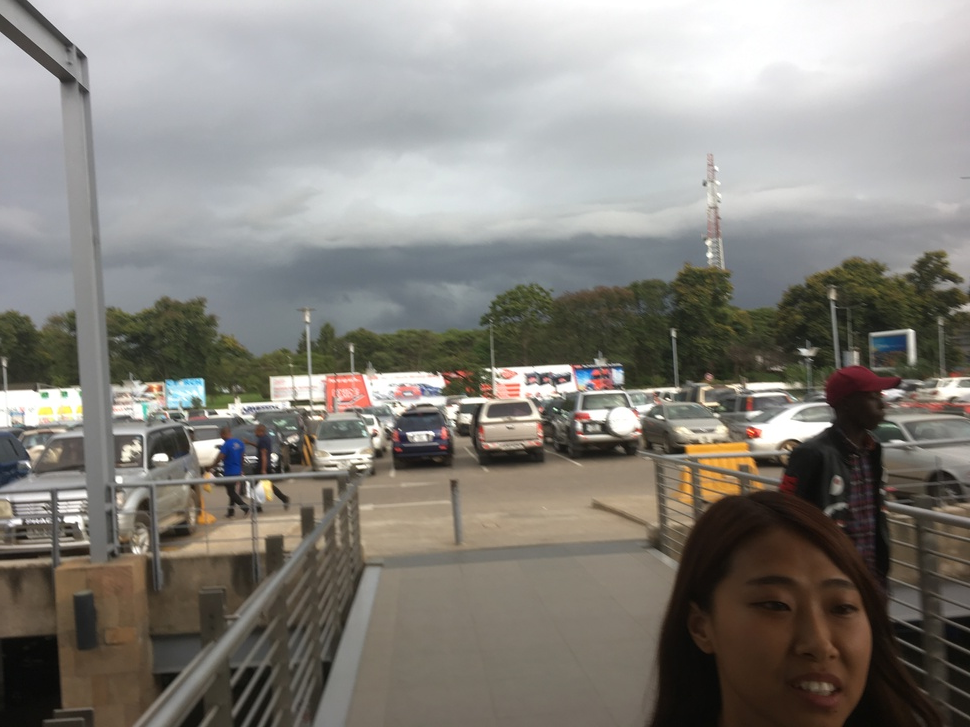
#> input picture Working/AI/human_segmentation/images/겹친사람.JPG, 970 x 727 px, shrunk from 4032 x 3024 before the run
$ python watershed.py
#> lines starting #> are read from the running program, lines starting #| are printed output that depends on the picture; after the words box and inside, x2 and y2 are one past the last pixel; in counts of white or black regions, pixels touching at a corner belong together
#%%
import os
import cv2
import numpy as np
import matplotlib.pyplot as plt
import requests
from PIL import Image

# [6 lines of commented-out code are left out]

# [68 lines left out: function remarking, not called in this run]
    # for i in img:
    #     print(i)
    #%%
    # plt.imshow(img) # cv2.cvtColor(img, cv2.COLOR_BGR2RGB)
# %%
img = cv2.imread('images/겹친사람.JPG')
#> img is the input picture: shape (727, 970, 3); mean B, G, R 124.9, 130.7, 133.9

gray = cv2.cvtColor(img,cv2.COLOR_BGR2GRAY)


ret, thresh = cv2.threshold(gray,0,255,cv2.THRESH_BINARY_INV+cv2.THRESH_OTSU)
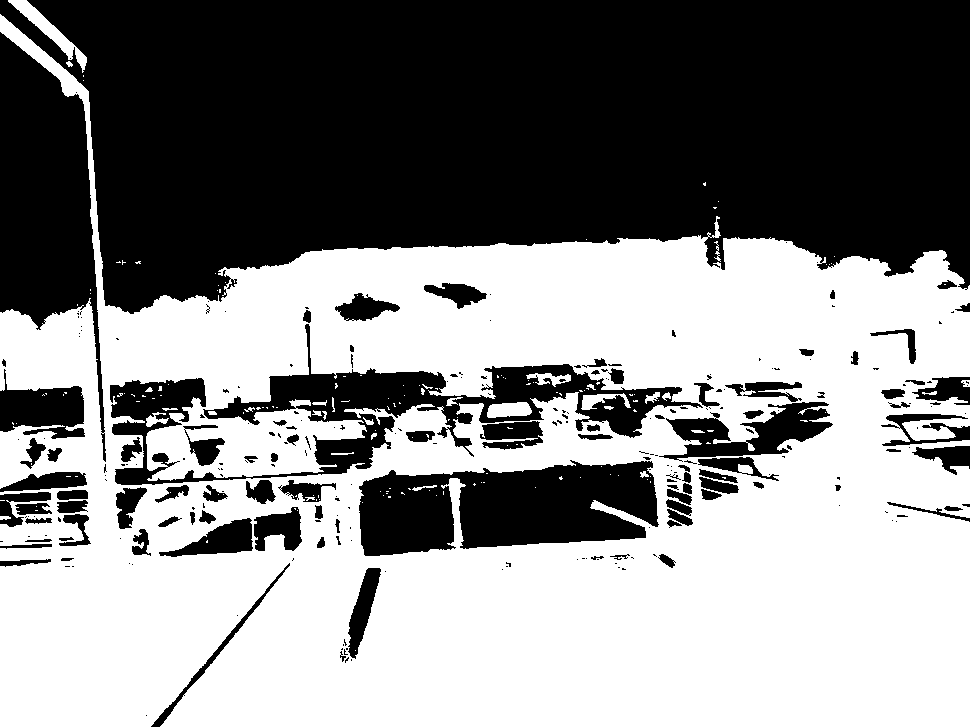
#> thresh: shape (727, 970); 53.2% white; 267 black regions (167 under 20 px), largest, box (x1, y1, x2, y2) and area: (0, 0, 970, 314) 229752, (0, 32, 106, 462) 22706, (110, 324, 703, 485) 21775
#> ret = 134
#%%
for i in thresh:
    print(i)
#> this loop made 727 passes
#| [  0   0   0   0   0   0   0   0 255 255 255 255 255 255 255 255 255 255
#|  255 255 255 255 255 255 255 255 255   0   0   0   0   0   0   0   0   0
#|    0   0   0   0   0   0   0   0   0   0   0   0   0   0   0   0   0   0
#|    0   0   0   0   0   0   0   0   0   0   0   0   0   0   0   0   0   0
#|    0   0   0   0   0   0   0   0   0   0   0   0   0   0   0   0   0   0
#|    0   0   0   0   0   0   0   0   0   0   0   0   0   0   0   0   0   0
#> (further printed lines are left out)
#%%
kernel = np.ones((3,3),np.uint8)
opening = cv2.morphologyEx(thresh,cv2.MORPH_OPEN,kernel,iterations=2)
#> opening: shape (727, 970); 51.9% white; 91 black regions (50 under 20 px), largest, box (x1, y1, x2, y2) and area: (0, 0, 970, 481) 253399, (110, 307, 833, 529) 40807, (359, 451, 659, 556) 21475

sure_bg = cv2.dilate(opening,kernel,iterations=3)
#> sure_bg: shape (727, 970); 57.8% white; 59 black regions (20 under 20 px), largest, box (x1, y1, x2, y2) and area: (0, 0, 970, 309) 224614, (0, 37, 94, 322) 20642, (461, 457, 655, 545) 12036

plt.show()

dist_transform = cv2.distanceTransform(opening,cv2.DIST_L2,5)
ret, sure_fg = cv2.threshold(dist_transform,0.5*dist_transform.max(),255,0)
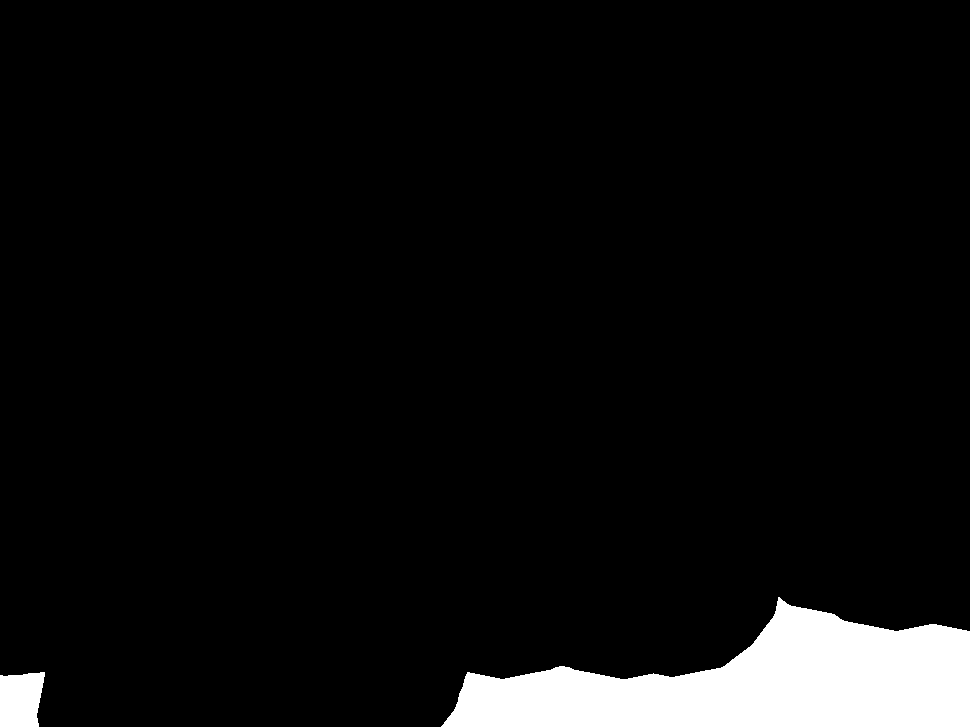
#> sure_fg: shape (727, 970) float32; 5.9% white; 2 white regions, box (x1, y1, x2, y2) and area: (441, 597, 970, 727) 39306, (0, 672, 45, 727) 2139
#> ret = 109.5
sure_fg = np.uint8(sure_fg)

print(ret)

unknown = cv2.subtract(sure_bg, sure_fg)
#> unknown: shape (727, 970); 51.9% white; 61 black regions (20 under 20 px), largest, box (x1, y1, x2, y2) and area: (0, 0, 970, 309) 224614, (441, 597, 970, 727) 39306, (0, 37, 94, 322) 20642

ret, markers = cv2.connectedComponents(sure_fg)
#> markers: shape (727, 970) int32; 3 distinct labels, from 0 to 2
#> ret = 3

markers += 1
#> markers: shape (727, 970) int32; 3 distinct labels, from 1 to 3
markers[unknown == 255] = 0
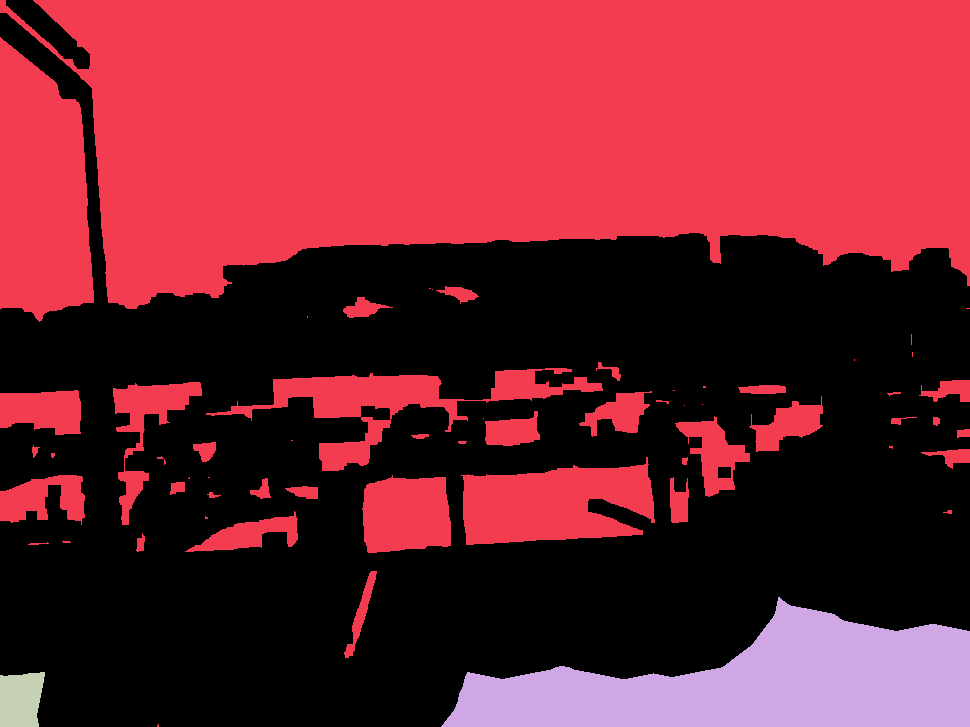
#> markers: shape (727, 970) int32; 4 distinct labels, from 0 to 3; one colour per label, 0 black
plt.imshow(markers)
plt.show

markers = cv2.watershed(img,markers)
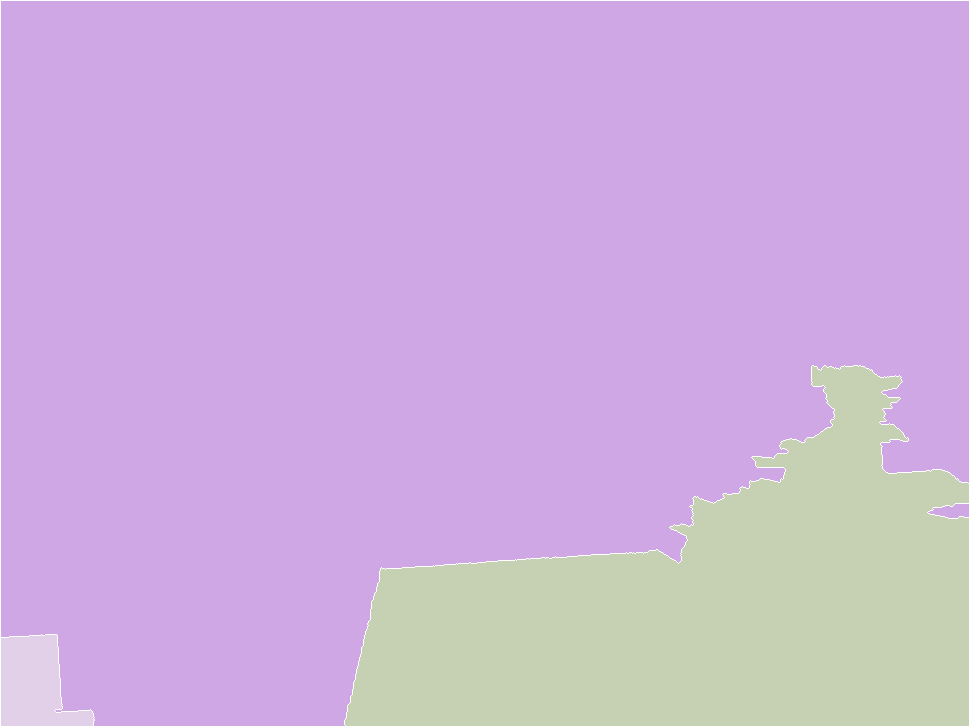
#> markers: shape (727, 970) int32; 4 distinct labels, from -1 to 3; one colour per label, 0 black, -1 white

img[markers == -1] = [255,0,0]
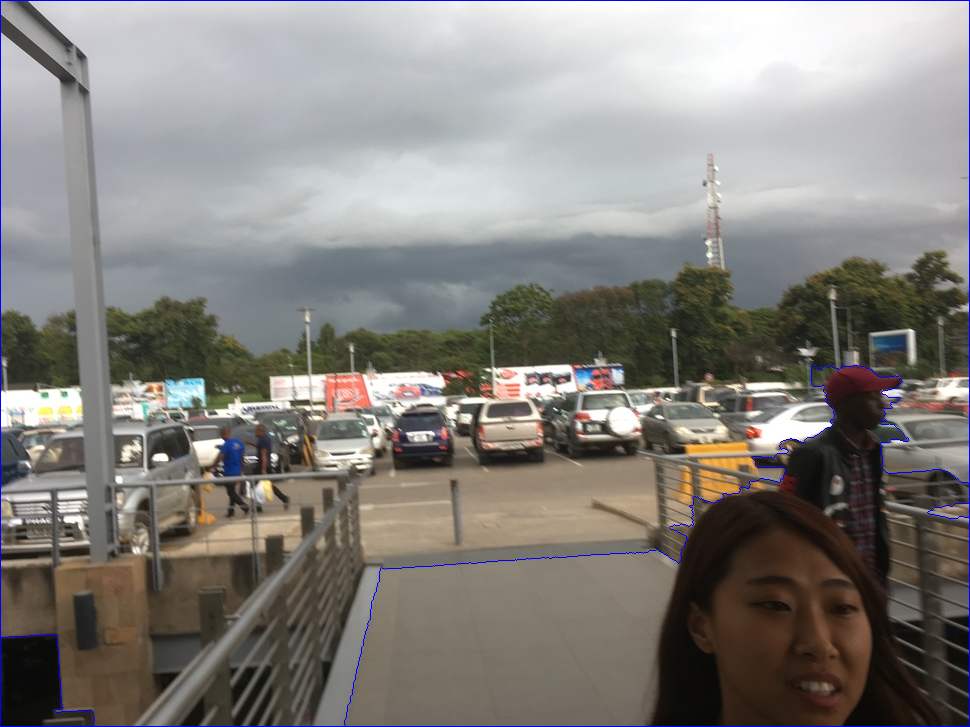
#> img: shape (727, 970, 3); 0.7% of pixels changed, all inside (x1, y1, x2, y2) = (0, 0, 970, 727)

$ run again, with Working/AI/human_segmentation/images/cat_inthe_guitarcase.JPG copied over Working/AI/human_segmentation/images/겹친사람.JPG
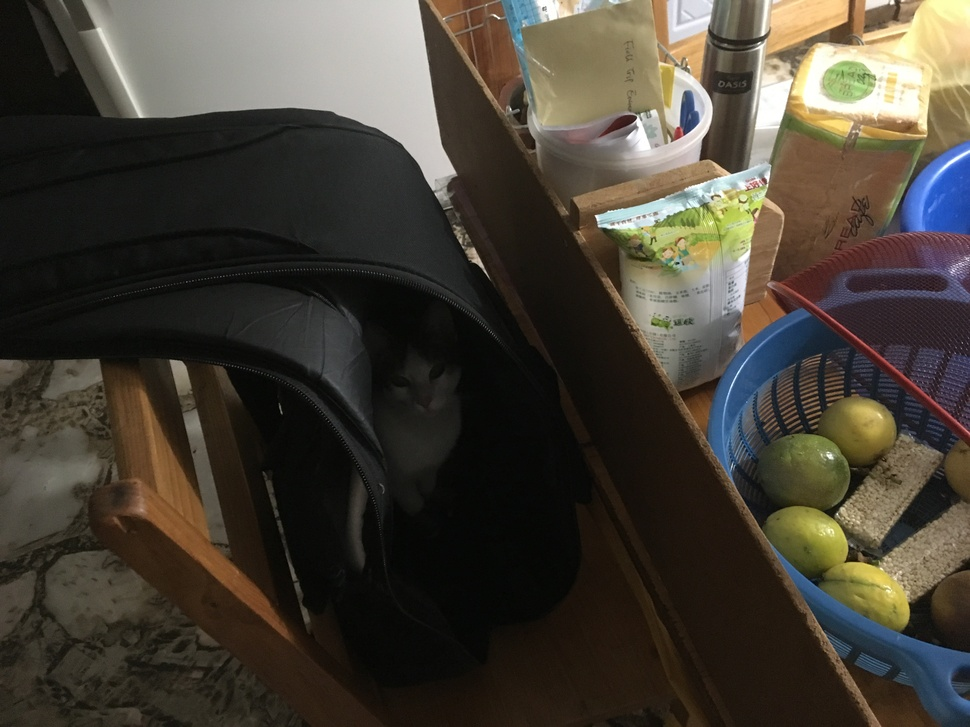
#> input picture Working/AI/human_segmentation/images/cat_inthe_guitarcase.JPG, 970 x 727 px, shrunk from 4032 x 3024 before the run
#> img is the input picture: shape (727, 970, 3); mean B, G, R 53.7, 63.5, 69.2
#> `ret, thresh = cv2.threshold(gray,0,255,cv2.THRESH_BINARY_INV+cv2.THRES..`:
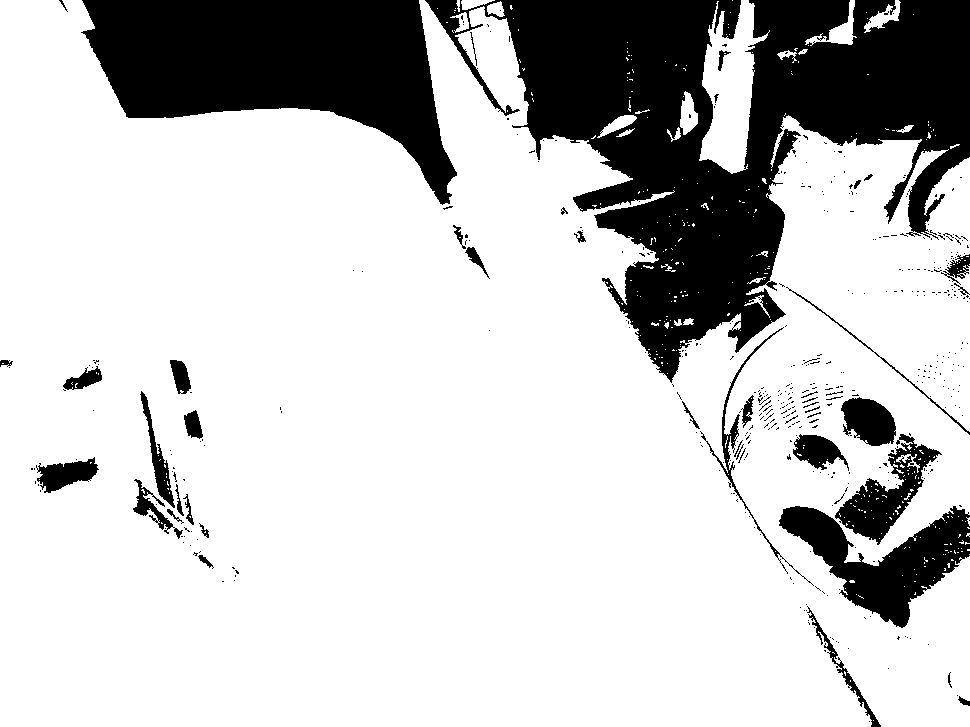
#> thresh: shape (727, 970); 77.8% white; 459 black regions (412 under 20 px), largest, box (x1, y1, x2, y2) and area: (425, 0, 970, 383) 89893, (81, 0, 457, 205) 40699, (779, 506, 970, 628) 9713
#> `ret, thresh = cv2.threshold(gray,0,255,cv2.THRESH_BINARY_INV+cv2.THRES..`: ret = 98
#> the loop `for i in thresh:` made 727 passes
#| [255 255 255 255 255 255 255 255 255 255 255 255 255 255 255 255 255 255
#|  255 255 255 255 255 255 255 255 255 255 255 255 255 255 255 255 255 255
#|  255 255 255 255 255 255 255 255 255 255 255 255 255 255 255 255 255 255
#|  255 255 255 255 255   0   0   0 255 255 255 255 255 255 255 255 255 255
#|  255 255 255 255 255 255 255 255 255 255   0   0   0   0   0   0   0   0
#|    0   0   0   0   0   0   0   0   0   0   0   0   0   0   0   0   0   0
#> (further printed lines are left out)
#> opening: shape (727, 970); 76.5% white; 148 black regions (119 under 20 px), largest, box (x1, y1, x2, y2) and area: (425, 0, 970, 387) 93766, (81, 0, 457, 210) 40752, (779, 390, 970, 628) 16942
#> sure_bg: shape (727, 970); 80.6% white; 27 black regions (9 under 20 px), largest, box (x1, y1, x2, y2) and area: (505, 0, 970, 374) 81128, (87, 0, 452, 205) 38134, (783, 398, 970, 624) 12784
#> `ret, sure_fg = cv2.threshold(dist_transform,0.5*dist_transform.max(),2..`: ret = 154.8
#> unknown: shape (727, 970); 70.9% white; 29 black regions (9 under 20 px), largest, box (x1, y1, x2, y2) and area: (505, 0, 970, 374) 81128, (279, 472, 688, 727) 59493, (87, 0, 452, 205) 38134
#> `ret, markers = cv2.connectedComponents(sure_fg)`: ret = 3
#> `img[markers == -1] = [255,0,0]`:
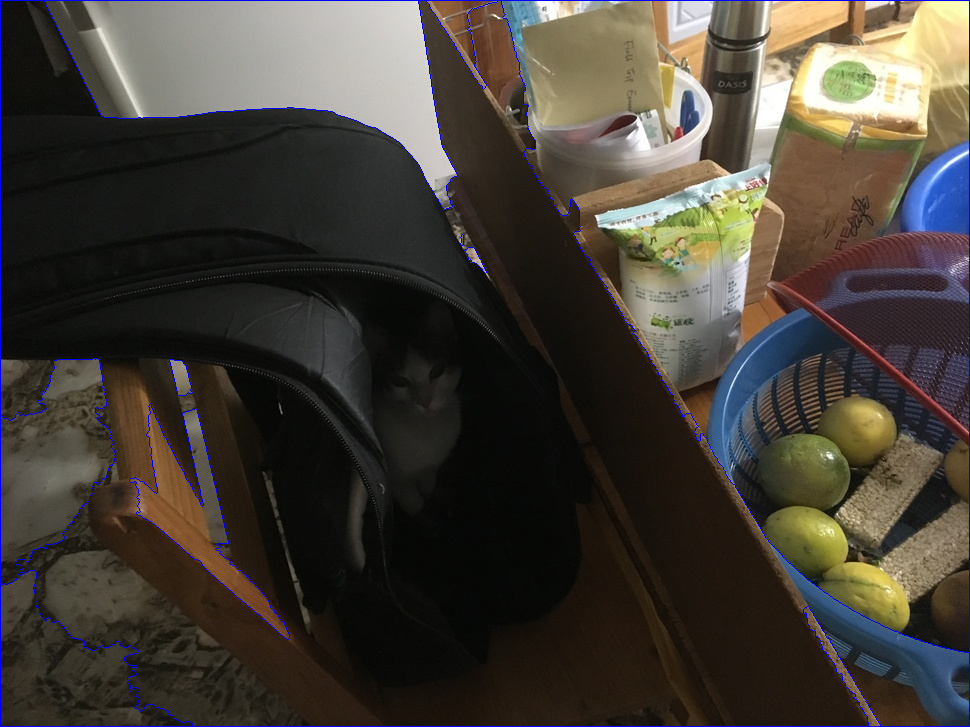
#> img: shape (727, 970, 3); 1.01% of pixels changed, all inside (x1, y1, x2, y2) = (0, 0, 970, 727)
